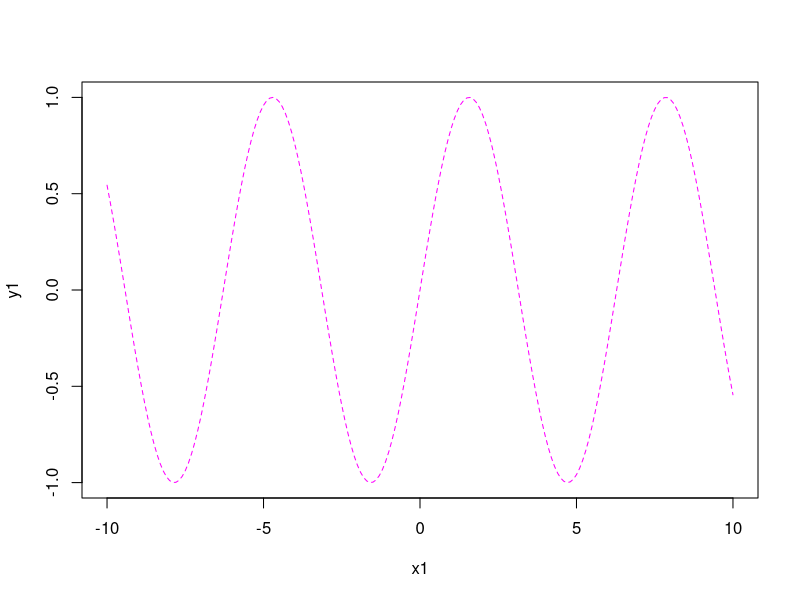

Reproduce this figure in R.
# ENSC110 Midterm
# Feb 2, 2022
# Maxim Shapovalov

# 1
write.table(4,'A1.dat',row.names=F,col.names=F)

# 2
write.table(7,'A2.dat',row.names=F,col.names=F)

# 3
write.table(1,'A3.dat',row.names=F,col.names=F)

# 4
write.table(3,'A4.dat',row.names=F,col.names=F)

# 5
B <- matrix(c(1,-3,6,7,0,5,2,-9,4,0,1,0,-1,-2,3,8),nrow=4,ncol=4,byrow=1)
B # show B
write.table(B,'A5.dat',row.names=F,col.names=F)

# 6
A6 <- matrix(c(B[1,3],B[2,2],B[4,3]),nrow=3,ncol=1,byrow=1)
A6
write.table(A6,'A6.dat',row.names=F,col.names=F)

# 7
x1 <- seq(-10,10,0.1)
y1 <- sin(x1)
plot(x1,y1,
     type = "l",
     lty = 2,
     col = "magenta")
write.table(7,'A7.dat',row.names=F,col.names=F)

# 8-10
x <- matrix(0,nrow=300,ncol=1)
x[1] <- 1
for (j in 2:300) {
  x[j] <- (2+(0.098*x[j-1]))/((x[j-1])+0.098)
  if (abs(x[j] - x[j-1]) < 1e-6) { # set tolerance
    print("reached")
    break # break sequence if tolerance is reached
  }
}
x
write.table(5,'A8.dat',row.names=F,col.names=F)
# after term 101, matrix becomes 0, thus, reached tolerance at 101
write.table(4,'A9.dat',row.names=F,col.names=F)
write.table(x,'A10.dat',row.names=F,col.names=F)

# 11
Dur <- matrix(c(1,1,2,2,2)) # duration (hours)
Con <- matrix(c(10,400,200,100,50)) # concentration (ppm)
mu <- (sum(Dur*Con)) / sum(Dur) # weighted mean
mu
write.table(mu,'A11.dat',row.names=F,col.names=F)

# 12
legume <- Con - mu # minus the weighted mean
var2 <- (sum((legume^2)*Dur))/(sum(Dur))
bsd <- sqrt(var2)
bsd
write.table(bsd,'A12.dat',row.names=F,col.names=F)

# 13
n <- 16
unb_var <- 4
b_var <- 4*(n-1)/n
b_var
write.table(b_var,'A13.dat',row.names=F,col.names=F)

# 14
write.table(6,'A14.dat',row.names=F,col.names=F)

# 15
write.table(8,'A15.dat',row.names=F,col.names=F)
